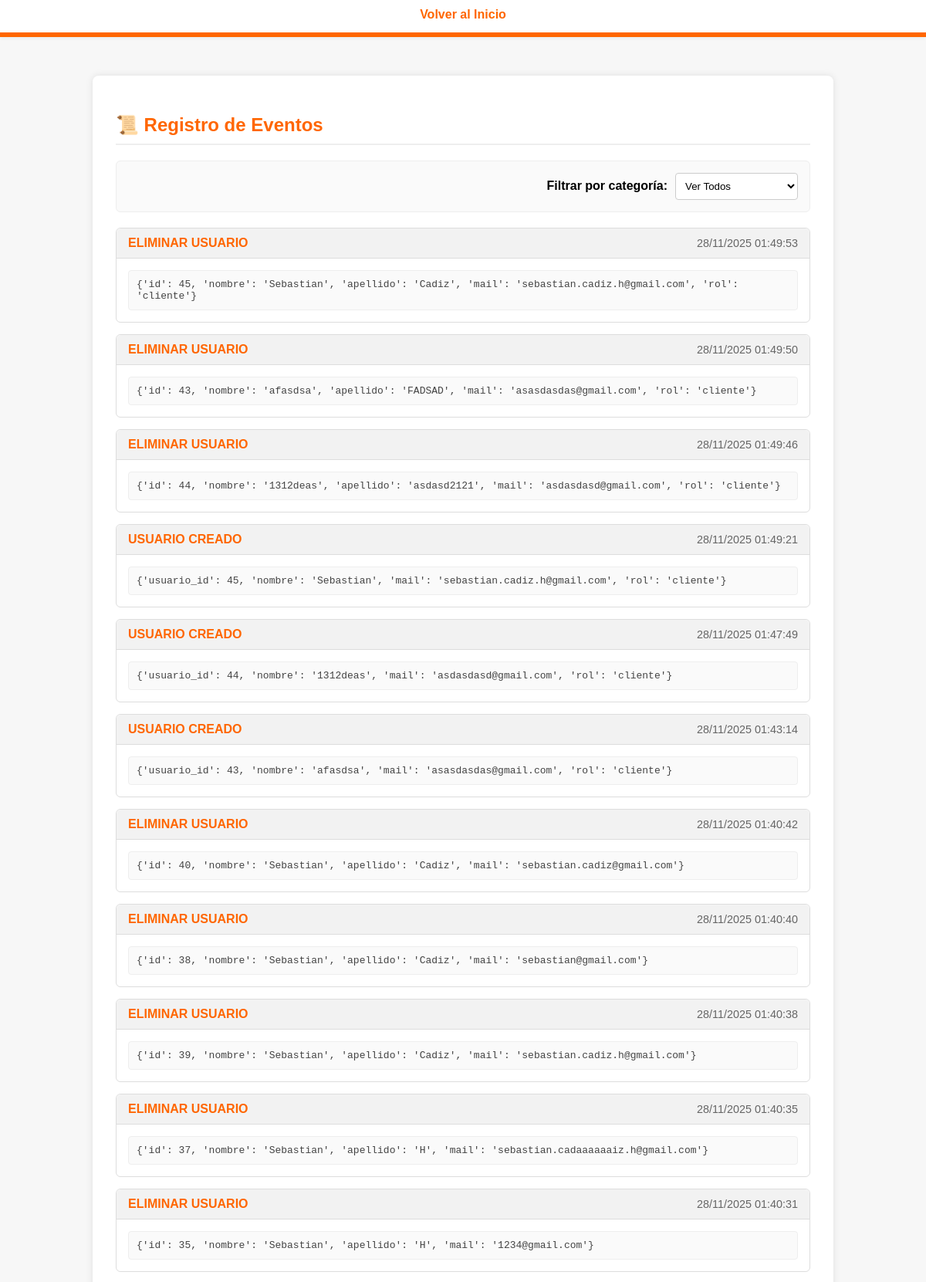
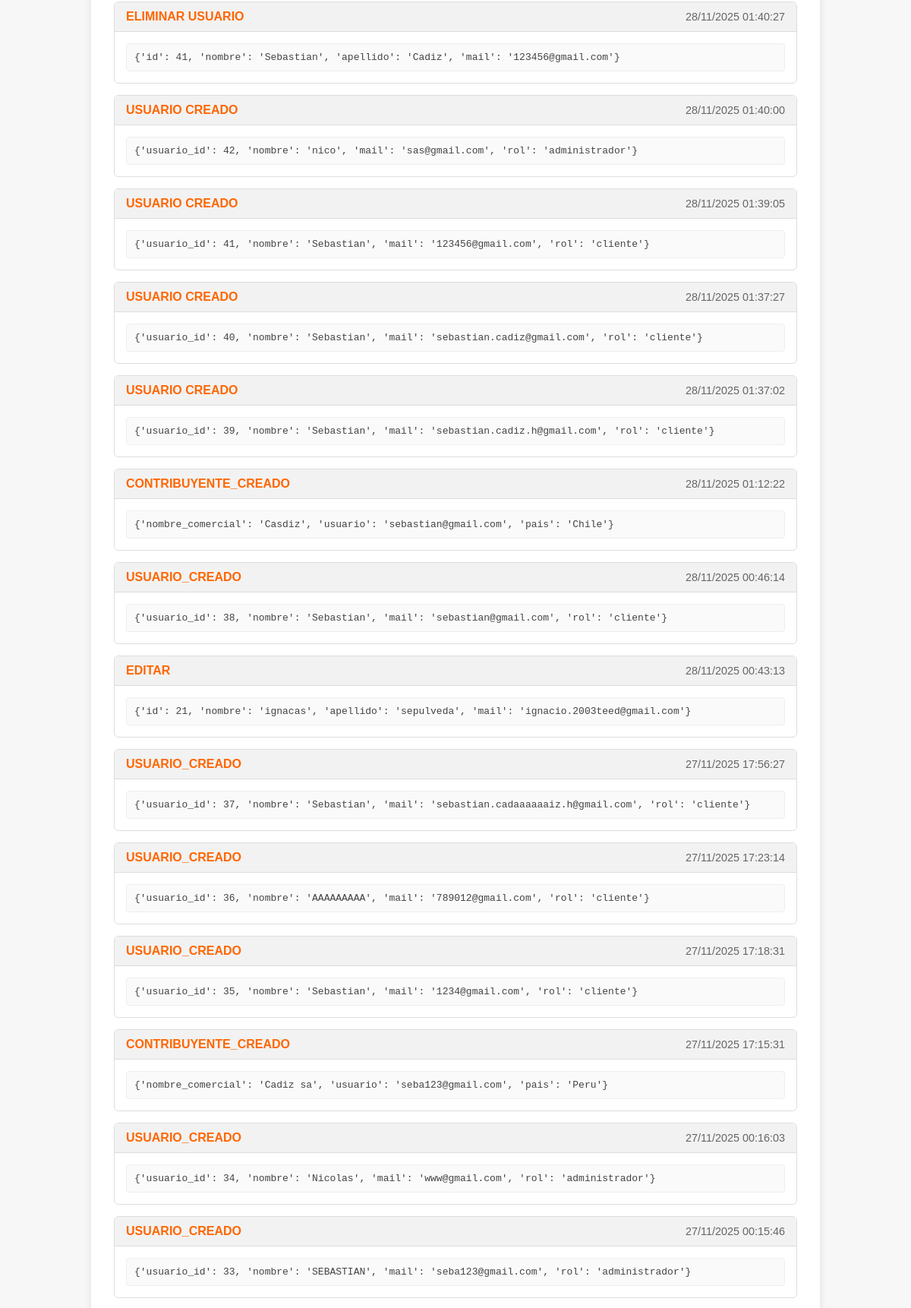
The page /eventos/ (signed in, upper part) on the database its author committed (2 pictures, top to bottom).
### miapp/models.py (models this page shows)
class Evento(models.Model):
    tipo = models.CharField(max_length=100)
    contenido = models.JSONField()
    timestamp = models.DateTimeField(default=timezone.now)

### miapp/views.py (the view)
# urls.py: path("eventos/", views.lista_eventos, name="lista_eventos"),
def lista_eventos(request):
    if 'usuario_id' not in request.session:
        return redirect('crear_usuario')
    eventos = Evento.objects.order_by("-timestamp")
    return render(request, "eventos.html", {"eventos": eventos})

### templates/eventos.html (shortened to what this page needs)
{% load static %}
<!DOCTYPE html>
<html lang="es">
<head>
    <link rel="stylesheet" href="{% static 'eventos.css' %}">
</head>
<body>
    <header class="main-header">
        <nav class="nav-links">
            <a href="{% url 'index' %}" class="nav-link">Volver al Inicio</a>
        </nav>
    </header>
    <main class="container-central">
        <section>
            <h2 style="color: #ff6600; border-bottom: 2px solid #eee; padding-bottom: 10px;">
                📜 Registro de Eventos
            </h2>
            <div class="filtros-container" style="margin: 20px 0; text-align: right;">
                <label for="filtroTipo" style="font-weight: bold; margin-right: 10px;">Filtrar por categoría:</label>
                <select id="filtroTipo" style="padding: 8px; border-radius: 4px; border: 1px solid #ccc;">
                    <option value="todos">Ver Todos</option>
                </select>
            </div>
            <ul class="lista-eventos">
                {% for e in eventos %}
                    <li class="evento-item" data-tipo="{{ e.tipo|lower }}">
                        <div class="evento-header">
                            <span class="tipo-evento">{{ e.tipo }}</span>
                            <span class="fecha-evento">
                                {{ e.timestamp|date:"d/m/Y H:i:s" }}
                            </span>
                        </div>
                        <div class="evento-body">
                            <pre>{{ e.contenido }}</pre>
                        </div>
                    </li>
                {% empty %}
                    <li class="evento-vacio">No hay eventos registrados</li>
                {% endfor %}
            </ul>
        </section>
    </main>
</body>
</html>

### miapp/static/eventos.css (style rules this page uses)
:root { --primary-orange: #ff6600; --light-bg: #f7f7f7; --border-color: #ddd; --text-color: #333; }
.filtros-container { background-color: #fafafa; padding: 15px; border-radius: 6px; border: 1px solid #eee; display: flex; justify-content: flex-end; align-items: center; }
.filtros-container select { cursor: pointer; background-color: white; align-items: left; }
html, body { height: 100%; margin: 0; font-family: sans-serif; }
body { display: flex; flex-direction: column; min-height: 100vh; background-color: var(--light-bg); }
.main-header { display: flex; align-items: center; gap: 12px; padding: 10px 20px 20px 20px; background: white; position: relative; box-shadow: 0 2px 4px rgba(0,0,0,0.05); }
.main-header::after { content: ''; position: absolute; left: 0; right: 0; bottom: 0; height: 6px; background: var(--primary-orange); }
.nav-links { flex: 1 1 auto; display: flex; justify-content: center; gap: 20px; }
.nav-link { color: var(--primary-orange); text-decoration: none; font-weight: bold; }
.container-central { flex: 1 0 auto; margin: 50px auto; width: 80%; max-width: 900px; background-color: white; padding: 30px; box-shadow: 0 0 10px rgba(0,0,0,0.1); border-radius: 8px; }
.lista-eventos { list-style: none; padding: 0; margin: 0; }
.evento-item { border: 1px solid var(--border-color); border-radius: 6px; margin-bottom: 15px; background-color: #fff; transition: transform 0.2s ease, box-shadow 0.2s ease; }
.evento-header { background-color: #f2f2f2; padding: 10px 15px; border-bottom: 1px solid var(--border-color); display: flex; justify-content: space-between; align-items: center; border-radius: 6px 6px 0 0; }
.tipo-evento { font-weight: bold; color: var(--primary-orange); text-transform: uppercase; }
.fecha-evento { font-size: 0.9em; color: #666; }
.evento-body { padding: 15px; }
.evento-body pre { margin: 0; white-space: pre-wrap; word-wrap: break-word; font-family: monospace; background-color: #fafafa; padding: 10px; border-radius: 4px; border: 1px solid #eee; color: #444; }

### rows shown on the page
Evento: tipo "ELIMINAR USUARIO", timestamp "28/11/2025 01:49:53", contenido "{'id': 45, 'nombre': 'Sebastian', 'apellido': 'Cadiz', 'mail': 'sebastian.cadiz.h@gmail.com', 'rol': 'cliente'}"
Evento: tipo "ELIMINAR USUARIO", timestamp "28/11/2025 01:49:50", contenido "{'id': 43, 'nombre': 'afasdsa', 'apellido': 'FADSAD', 'mail': 'asasdasdas@gmail.com', 'rol': 'cliente'}"
Evento: tipo "ELIMINAR USUARIO", timestamp "28/11/2025 01:49:46", contenido "{'id': 44, 'nombre': '1312deas', 'apellido': 'asdasd2121', 'mail': 'asdasdasd@gmail.com', 'rol': 'cliente'}"
Evento: tipo "USUARIO CREADO", timestamp "28/11/2025 01:49:21", contenido "{'usuario_id': 45, 'nombre': 'Sebastian', 'mail': 'sebastian.cadiz.h@gmail.com', 'rol': 'cliente'}"
Evento: tipo "USUARIO CREADO", timestamp "28/11/2025 01:47:49", contenido "{'usuario_id': 44, 'nombre': '1312deas', 'mail': 'asdasdasd@gmail.com', 'rol': 'cliente'}"
Evento: tipo "USUARIO CREADO", timestamp "28/11/2025 01:43:14", contenido "{'usuario_id': 43, 'nombre': 'afasdsa', 'mail': 'asasdasdas@gmail.com', 'rol': 'cliente'}"
Evento: tipo "ELIMINAR USUARIO", timestamp "28/11/2025 01:40:42", contenido "{'id': 40, 'nombre': 'Sebastian', 'apellido': 'Cadiz', 'mail': 'sebastian.cadiz@gmail.com'}"
Evento: tipo "ELIMINAR USUARIO", timestamp "28/11/2025 01:40:40", contenido "{'id': 38, 'nombre': 'Sebastian', 'apellido': 'Cadiz', 'mail': 'sebastian@gmail.com'}"
Evento: tipo "ELIMINAR USUARIO", timestamp "28/11/2025 01:40:38", contenido "{'id': 39, 'nombre': 'Sebastian', 'apellido': 'Cadiz', 'mail': 'sebastian.cadiz.h@gmail.com'}"
Evento: tipo "ELIMINAR USUARIO", timestamp "28/11/2025 01:40:35", contenido "{'id': 37, 'nombre': 'Sebastian', 'apellido': 'H', 'mail': 'sebastian.cadaaaaaaiz.h@gmail.com'}"
Evento: tipo "ELIMINAR USUARIO", timestamp "28/11/2025 01:40:31", contenido "{'id': 35, 'nombre': 'Sebastian', 'apellido': 'H', 'mail': '1234@gmail.com'}"
Evento: tipo "ELIMINAR USUARIO", timestamp "28/11/2025 01:40:27", contenido "{'id': 41, 'nombre': 'Sebastian', 'apellido': 'Cadiz', 'mail': '123456@gmail.com'}"
Evento: tipo "USUARIO CREADO", timestamp "28/11/2025 01:40:00", contenido "{'usuario_id': 42, 'nombre': 'nico', 'mail': 'sas@gmail.com', 'rol': 'administrador'}"
Evento: tipo "USUARIO CREADO", timestamp "28/11/2025 01:39:05", contenido "{'usuario_id': 41, 'nombre': 'Sebastian', 'mail': '123456@gmail.com', 'rol': 'cliente'}"
Evento: tipo "USUARIO CREADO", timestamp "28/11/2025 01:37:27", contenido "{'usuario_id': 40, 'nombre': 'Sebastian', 'mail': 'sebastian.cadiz@gmail.com', 'rol': 'cliente'}"
Evento: tipo "USUARIO CREADO", timestamp "28/11/2025 01:37:02", contenido "{'usuario_id': 39, 'nombre': 'Sebastian', 'mail': 'sebastian.cadiz.h@gmail.com', 'rol': 'cliente'}"
Evento: tipo "CONTRIBUYENTE_CREADO", timestamp "28/11/2025 01:12:22", contenido "{'nombre_comercial': 'Casdiz', 'usuario': 'sebastian@gmail.com', 'pais': 'Chile'}"
Evento: tipo "USUARIO_CREADO", timestamp "28/11/2025 00:46:14", contenido "{'usuario_id': 38, 'nombre': 'Sebastian', 'mail': 'sebastian@gmail.com', 'rol': 'cliente'}"
Evento: tipo "EDITAR", timestamp "28/11/2025 00:43:13", contenido "{'id': 21, 'nombre': 'ignacas', 'apellido': 'sepulveda', 'mail': 'ignacio.2003teed@gmail.com'}"
Evento: tipo "USUARIO_CREADO", timestamp "27/11/2025 17:56:27", contenido "{'usuario_id': 37, 'nombre': 'Sebastian', 'mail': 'sebastian.cadaaaaaaiz.h@gmail.com', 'rol': 'cliente'}"
Evento: tipo "USUARIO_CREADO", timestamp "27/11/2025 17:23:14", contenido "{'usuario_id': 36, 'nombre': 'AAAAAAAAA', 'mail': '789012@gmail.com', 'rol': 'cliente'}"
Evento: tipo "USUARIO_CREADO", timestamp "27/11/2025 17:18:31", contenido "{'usuario_id': 35, 'nombre': 'Sebastian', 'mail': '1234@gmail.com', 'rol': 'cliente'}"
Evento: tipo "CONTRIBUYENTE_CREADO", timestamp "27/11/2025 17:15:31", contenido "{'nombre_comercial': 'Cadiz sa', 'usuario': 'seba123@gmail.com', 'pais': 'Peru'}"
Evento: tipo "USUARIO_CREADO", timestamp "27/11/2025 00:16:03", contenido "{'usuario_id': 34, 'nombre': 'Nicolas', 'mail': 'www@gmail.com', 'rol': 'administrador'}"
Evento: tipo "USUARIO_CREADO", timestamp "27/11/2025 00:15:46", contenido "{'usuario_id': 33, 'nombre': 'SEBASTIAN', 'mail': 'seba123@gmail.com', 'rol': 'administrador'}"
